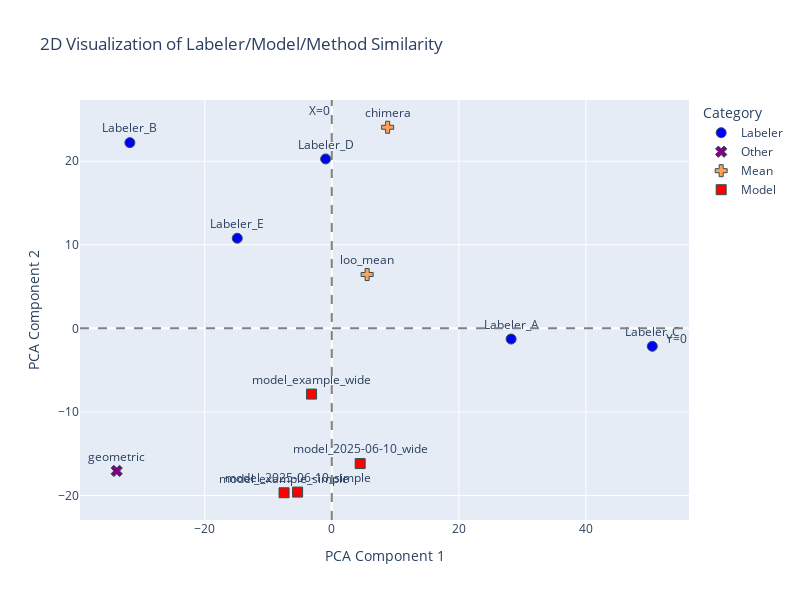

Notebook code for this chart:
### Markdown cell above
And finally, run a PCA (Principal Components Analysis) to see how much each labeler resembles eachother and the mean

### Code cell
rst.plot_PCA(evaluation_dict, make_discrete=False)

### Figure 1 — Plotly figure (JSON) as saved in the notebook; plotly's stock layout.template omitted (floating-point values rounded to 4 significant figures)
{"data": [{"hovertemplate": "<b>%{hovertext}</b><br><br>Type=Labeler<br>PCA Component 1=%{x}<br>PCA Component 2=%{y}<br>Label=%{text}<extra></extra>", "hovertext": ["Labeler_A", "Labeler_B", "Labeler_C", "Labeler_D", "Labeler_E"], "legendgroup": "Labeler", "marker": {"color": "blue", "line": {"color": "DarkSlateGrey", "width": 1}, "size": 10, "symbol": "circle"}, "mode": "markers+text", "name": "Labeler", "orientation": "v", "showlegend": true, "text": ["Labeler_A", "Labeler_B", "Labeler_C", "Labeler_D", "Labeler_E"], "textposition": "top center", "type": "scatter", "x": [28.23, -31.78, 50.46, -0.9626, -14.88], "xaxis": "x", "y": [-1.279, 22.22, -2.149, 20.27, 10.78], "yaxis": "y"}, {"hovertemplate": "<b>%{hovertext}</b><br><br>Type=Other<br>PCA Component 1=%{x}<br>PCA Component 2=%{y}<br>Label=%{text}<extra></extra>", "hovertext": ["geometric"], "legendgroup": "Other", "marker": {"color": "purple", "line": {"color": "DarkSlateGrey", "width": 1}, "size": 10, "symbol": "x"}, "mode": "markers+text", "name": "Other", "orientation": "v", "showlegend": true, "text": ["geometric"], "textposition": "top center", "type": "scatter", "x": [-33.85], "xaxis": "x", "y": [-17.06], "yaxis": "y"}, {"hovertemplate": "<b>%{hovertext}</b><br><br>Type=Mean<br>PCA Component 1=%{x}<br>PCA Component 2=%{y}<br>Label=%{text}<extra></extra>", "hovertext": ["chimera", "loo_mean"], "legendgroup": "Mean", "marker": {"color": "#FFA15A", "line": {"color": "DarkSlateGrey", "width": 1}, "size": 10, "symbol": "cross"}, "mode": "markers+text", "name": "Mean", "orientation": "v", "showlegend": true, "text": ["chimera", "loo_mean"], "textposition": "top center", "type": "scatter", "x": [8.797, 5.57], "xaxis": "x", "y": [24.06, 6.447], "yaxis": "y"}, {"hovertemplate": "<b>%{hovertext}</b><br><br>Type=Model<br>PCA Component 1=%{x}<br>PCA Component 2=%{y}<br>Label=%{text}<extra></extra>", "hovertext": ["model_example_simple", "model_example_wide", "model_2025-06-10_simple", "model_2025-06-10_wide"], "legendgroup": "Model", "marker": {"color": "red", "line": {"color": "DarkSlateGrey", "width": 1}, "size": 10, "symbol": "square"}, "mode": "markers+text", "name": "Model", "orientation": "v", "showlegend": true, "text": ["model_example_simple", "model_example_wide", "model_2025-06-10_simple", "model_2025-06-10_wide"], "textposition": "top center", "type": "scatter", "x": [-7.507, -3.178, -5.377, 4.473], "xaxis": "x", "y": [-19.67, -7.864, -19.59, -16.18], "yaxis": "y"}], "layout": {"annotations": [{"showarrow": false, "text": "Y=0", "x": 1, "xanchor": "right", "xref": "x domain", "y": 0, "yanchor": "top", "yref": "y"}, {"showarrow": false, "text": "X=0", "x": 0, "xanchor": "right", "xref": "x", "y": 1, "yanchor": "top", "yref": "y domain"}], "height": 600, "legend": {"title": {"text": "Category"}, "tracegroupgap": 0}, "shapes": [{"line": {"color": "gray", "dash": "dash"}, "type": "line", "x0": 0, "x1": 1, "xref": "x domain", "y0": 0, "y1": 0, "yref": "y"}, {"line": {"color": "gray", "dash": "dash"}, "type": "line", "x0": 0, "x1": 0, "xref": "x", "y0": 0, "y1": 1, "yref": "y domain"}], "showlegend": true, "title": {"text": "2D Visualization of Labeler/Model/Method Similarity"}, "width": 800, "xaxis": {"anchor": "y", "domain": [0, 1], "title": {"text": "PCA Component 1"}}, "yaxis": {"anchor": "x", "domain": [0, 1], "title": {"text": "PCA Component 2"}}}}
